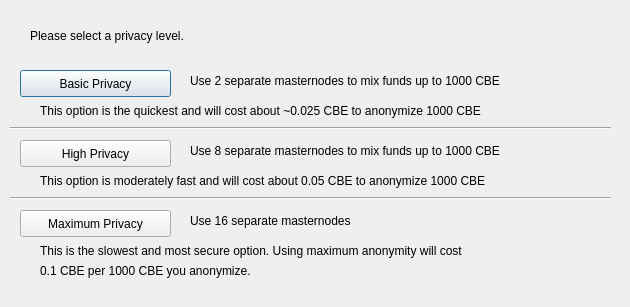
<?xml version="1.0" encoding="UTF-8"?>
<ui version="4.0">
 <class>DarksendConfig</class>
 <widget class="QDialog" name="DarksendConfig">
  <property name="geometry">
   <rect>
    <x>0</x>
    <y>0</y>
    <width>630</width>
    <height>307</height>
   </rect>
  </property>
  <property name="windowTitle">
   <string>Configure PrivateSend</string>
  </property>
  <widget class="QPushButton" name="buttonBasic">
   <property name="geometry">
    <rect>
     <x>20</x>
     <y>70</y>
     <width>151</width>
     <height>27</height>
    </rect>
   </property>
   <property name="text">
    <string>Basic Privacy</string>
   </property>
  </widget>
  <widget class="QPushButton" name="buttonHigh">
   <property name="geometry">
    <rect>
     <x>20</x>
     <y>140</y>
     <width>151</width>
     <height>27</height>
    </rect>
   </property>
   <property name="text">
    <string>High Privacy</string>
   </property>
  </widget>
  <widget class="QPushButton" name="buttonMax">
   <property name="geometry">
    <rect>
     <x>20</x>
     <y>210</y>
     <width>151</width>
     <height>27</height>
    </rect>
   </property>
   <property name="text">
    <string>Maximum Privacy</string>
   </property>
  </widget>
  <widget class="QLabel" name="label">
   <property name="geometry">
    <rect>
     <x>30</x>
     <y>20</y>
     <width>571</width>
     <height>31</height>
    </rect>
   </property>
   <property name="text">
    <string>Please select a privacy level.</string>
   </property>
  </widget>
  <widget class="QLabel" name="label_2">
   <property name="geometry">
    <rect>
     <x>190</x>
     <y>70</y>
     <width>421</width>
     <height>21</height>
    </rect>
   </property>
   <property name="text">
    <string>Use 2 separate masternodes to mix funds up to 1000 CBE</string>
   </property>
  </widget>
  <widget class="QLabel" name="label_3">
   <property name="geometry">
    <rect>
     <x>190</x>
     <y>140</y>
     <width>411</width>
     <height>21</height>
    </rect>
   </property>
   <property name="text">
    <string>Use 8 separate masternodes to mix funds up to 1000 CBE</string>
   </property>
  </widget>
  <widget class="QLabel" name="label_4">
   <property name="geometry">
    <rect>
     <x>190</x>
     <y>210</y>
     <width>421</width>
     <height>21</height>
    </rect>
   </property>
   <property name="text">
    <string>Use 16 separate masternodes</string>
   </property>
  </widget>
  <widget class="QLabel" name="label_6">
   <property name="geometry">
    <rect>
     <x>40</x>
     <y>100</y>
     <width>561</width>
     <height>21</height>
    </rect>
   </property>
   <property name="text">
    <string>This option is the quickest and will cost about ~0.025 CBE to anonymize 1000 CBE</string>
   </property>
  </widget>
  <widget class="QLabel" name="label_7">
   <property name="geometry">
    <rect>
     <x>40</x>
     <y>170</y>
     <width>561</width>
     <height>21</height>
    </rect>
   </property>
   <property name="text">
    <string>This option is moderately fast and will cost about 0.05 CBE to anonymize 1000 CBE</string>
   </property>
  </widget>
  <widget class="QLabel" name="label_8">
   <property name="geometry">
    <rect>
     <x>40</x>
     <y>240</y>
     <width>561</width>
     <height>21</height>
    </rect>
   </property>
   <property name="text">
    <string>This is the slowest and most secure option. Using maximum anonymity will cost</string>
   </property>
  </widget>
  <widget class="QLabel" name="label_9">
   <property name="geometry">
    <rect>
     <x>40</x>
     <y>260</y>
     <width>561</width>
     <height>21</height>
    </rect>
   </property>
   <property name="text">
    <string>0.1 CBE per 1000 CBE you anonymize.</string>
   </property>
  </widget>
  <widget class="Line" name="line">
   <property name="geometry">
    <rect>
     <x>10</x>
     <y>120</y>
     <width>601</width>
     <height>16</height>
    </rect>
   </property>
   <property name="orientation">
    <enum>Qt::Horizontal</enum>
   </property>
  </widget>
  <widget class="Line" name="line_2">
   <property name="geometry">
    <rect>
     <x>10</x>
     <y>190</y>
     <width>601</width>
     <height>16</height>
    </rect>
   </property>
   <property name="orientation">
    <enum>Qt::Horizontal</enum>
   </property>
  </widget>
 </widget>
 <resources/>
 <connections/>
</ui>
